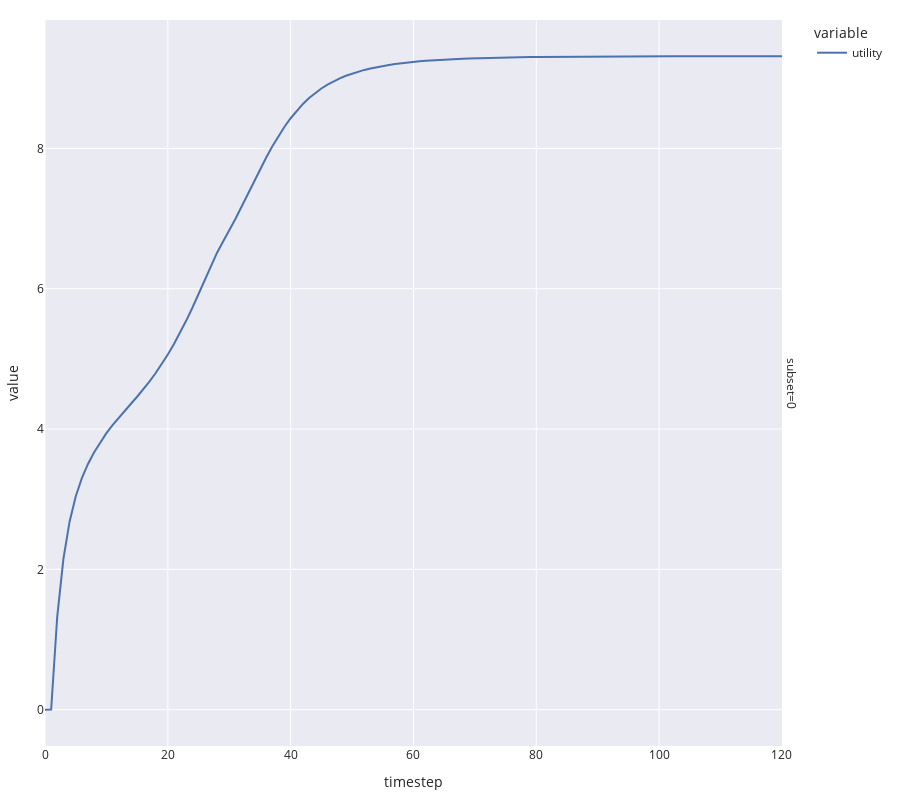

The notebook cell this image was saved under:
### Code cell
fig = px.line(
    simulation_result,
    x='timestep',
    y=['utility'],
    facet_row='subset',
    height=800,
    template='seaborn'
)

fig.update_layout(
    margin=dict(l=20, r=20, t=20, b=20),
)

fig.show()

### Figure 1 — Plotly figure (JSON) as saved in the notebook; plotly's stock layout.template omitted (floating-point values rounded to 4 significant figures)
{"data": [{"hovertemplate": "variable=utility<br>subset=0<br>timestep=%{x}<br>value=%{y}<extra></extra>", "legendgroup": "utility", "line": {"color": "rgb(76,114,176)", "dash": "solid"}, "mode": "lines", "name": "utility", "orientation": "v", "showlegend": true, "type": "scatter", "x": [0, 1, 2, 3, 4, 5, 6, 7, 8, 9, 10, 11, 12, 13, 14, 15, 16, 17, 18, 19, 20, 21, 22, 23, 24, 25, 26, 27, 28, 29, 30, 31, 32, 33, 34, 35, 36, 37, 38, 39, 40, 41, 42, 43, 44, 45, 46, 47, 48, 49, 50, 51, 52, 53, 54, 55, 56, 57, 58, 59, 60, 61, 62, 63, 64, 65, 66, 67, 68, 69, 70, 71, 72, 73, 74, 75, 76, 77, 78, 79, 80, 81, 82, 83, 84, 85, 86, 87, 88, 89, 90, 91, 92, 93, 94, 95, 96, 97, 98, 99, 100, 101, 102, 103, 104, 105, 106, 107, 108, 109, 110, 111, 112, 113, 114, 115, 116, 117, 118, 119, 120], "xaxis": "x", "y": [0, 0.001054, 1.335, 2.15, 2.68, 3.039, 3.299, 3.503, 3.67, 3.814, 3.942, 4.057, 4.163, 4.263, 4.361, 4.461, 4.565, 4.676, 4.795, 4.924, 5.063, 5.213, 5.374, 5.546, 5.729, 5.92, 6.119, 6.324, 6.511, 6.673, 6.83, 6.994, 7.168, 7.346, 7.525, 7.7, 7.868, 8.027, 8.174, 8.309, 8.43, 8.538, 8.634, 8.718, 8.791, 8.854, 8.909, 8.957, 8.999, 9.035, 9.067, 9.095, 9.119, 9.14, 9.159, 9.176, 9.19, 9.203, 9.215, 9.225, 9.234, 9.242, 9.249, 9.256, 9.261, 9.267, 9.271, 9.275, 9.279, 9.282, 9.285, 9.288, 9.291, 9.293, 9.295, 9.296, 9.298, 9.3, 9.301, 9.302, 9.303, 9.304, 9.305, 9.306, 9.306, 9.307, 9.308, 9.308, 9.309, 9.309, 9.309, 9.31, 9.31, 9.31, 9.311, 9.311, 9.311, 9.311, 9.312, 9.312, 9.312, 9.312, 9.312, 9.312, 9.312, 9.312, 9.312, 9.312, 9.313, 9.313, 9.313, 9.313, 9.313, 9.313, 9.313, 9.313, 9.313, 9.313, 9.313, 9.313, 9.313], "yaxis": "y"}], "layout": {"annotations": [{"font": {}, "showarrow": false, "text": "subset=0", "textangle": 90, "x": 0.98, "xanchor": "left", "xref": "paper", "y": 0.5, "yanchor": "middle", "yref": "paper"}], "height": 800, "legend": {"title": {"text": "variable"}, "tracegroupgap": 0}, "margin": {"b": 20, "l": 20, "r": 20, "t": 20}, "xaxis": {"anchor": "y", "domain": [0, 0.98], "title": {"text": "timestep"}}, "yaxis": {"anchor": "x", "domain": [0, 1], "title": {"text": "value"}}}}
